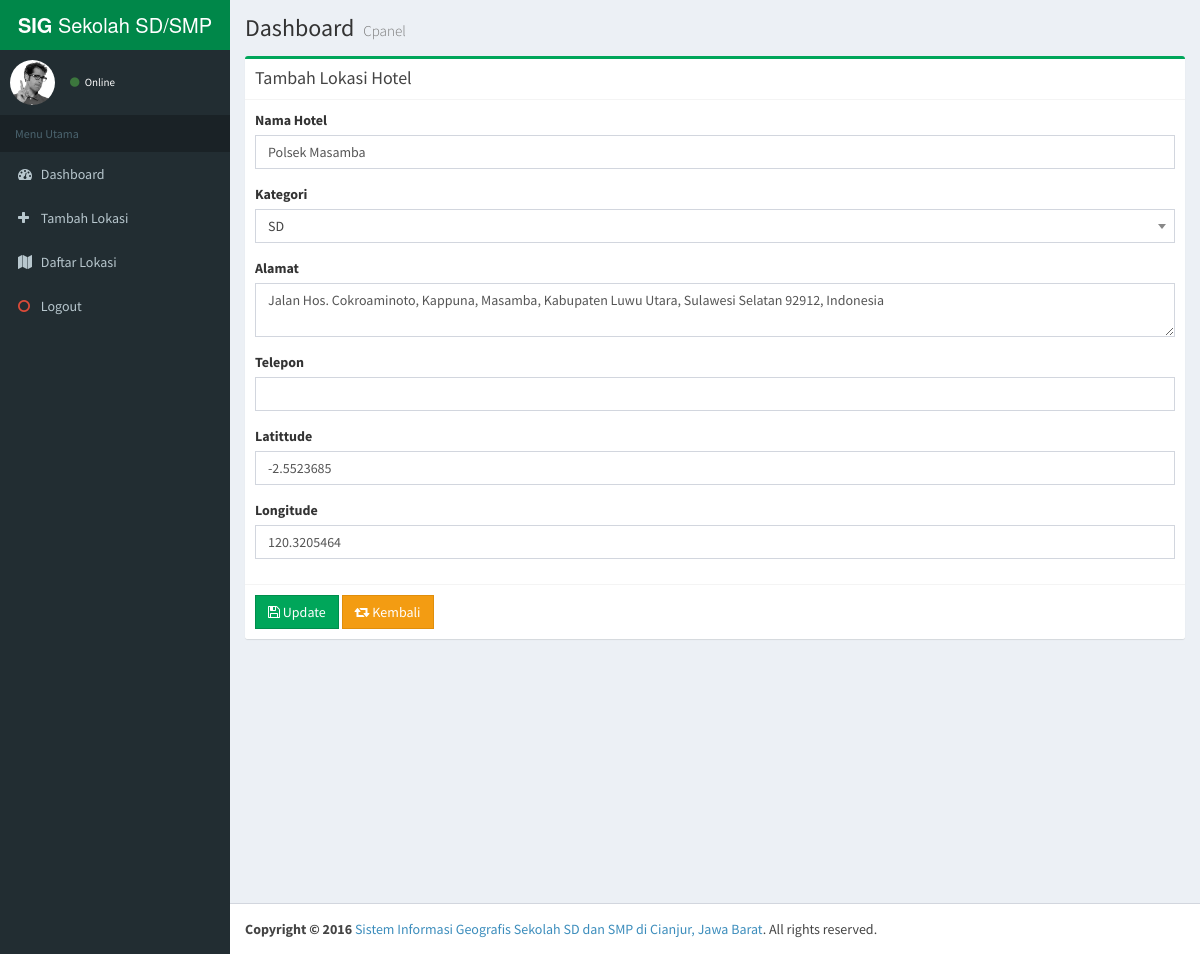
Page /dashboard/lokasi_edit/16 on the committed database.
### tables this page shows
CREATE TABLE `lokasi` (
  `id` int(11) NOT NULL,
  `kategori` int(11) NOT NULL,
  `nama` varchar(255) NOT NULL,
  `alamat` text,
  `kec` varchar(20) NOT NULL,
  `latittude` text NOT NULL,
  `longitude` text NOT NULL,
  `gambar` varchar(100) NOT NULL
);

### application/libraries/Template.php (called while the page is built)
<?php if ( ! defined('BASEPATH')) exit('No direct script access allowed');
class Template {
		var $template_data = array();
		function set($name, $value)
		{
			$this->template_data[$name] = $value;
		}
		function load($template = '', $view = '' , $view_data = array(), $return = FALSE)
		{
			$this->CI =& get_instance();
			$this->set('contents', $this->CI->load->view($view, $view_data, TRUE));
			return $this->CI->load->view($template, $this->template_data, $return);
		}
}

### application/controllers/Dashboard.php (called while the page is built, shortened)
<?php
class Dashboard extends CI_Controller {
	public function Lokasi_edit($id)
	{
		$data['k'] = $this->db->get('kategori');
		$data['l'] = $this->db->get_where('lokasi',array('id'=>$id))->row_array();
		$this->template->load('back-end/_template','back-end/_lokasi_edit',$data);
	}
}

### index.php (called while the page is built, shortened)
<?php
require_once BASEPATH.'core/CodeIgniter.php';

### application/views/back-end/_lokasi_edit.php (the view, shortened to what this page needs)
<div class="content-wrapper">
    <section class="content-header">
      <h1>
        Dashboard
        <small>Cpanel</small>
      </h1>
    </section>
    <section class="content">
      <div class="row">
        <div class="col-md-12">
          <div class="box box-success">
        <div class="box-header with-border">
          <h3 class="box-title">Tambah Lokasi Hotel</h3>
        </div>
        <?=form_open('dashboard/lokasi') ?>
          <div class="box-body">
            <div class="form-group">
              <label>Nama Hotel</label>
              <input name="nama" type="text" class="form-control" value="<?=$l['nama'] ?>">
            </div>
            <div class="form-group">
              <label>Kategori</label>
            </div>
            <div class="form-group">
              <label>Alamat</label>
              <textarea name="alamat" class="form-control"><?=$l['alamat'] ?></textarea>
            </div>
            <div class="form-group">
              <label>Telepon</label>
              <input name="telp" type="text" class="form-control" value="<?=$l['telp'] ?>">
            </div>
            <div class="form-group">
              <label>Latittude</label>
              <input name="lat" type="text" class="form-control" value="<?=$l['latittude'] ?>">
            </div>
            <div class="form-group">
              <label>Longitude</label>
              <input name="long" type="text" class="form-control" value="<?=$l['longitude'] ?>">
            </div>
          </div>
          <div class="box-footer">
            <button name="update" type="submit" class="btn btn-success btn-flat"><i class="fa fa-save"></i> Update</button>
            <a href="<?=base_url().'dashboard/lokasi' ?>" class="btn btn-warning btn-flat"><i class="fa fa-retweet"></i> Kembali</a>
          </div>
        </form>
      </div>
        </div>
      </div>
    </section>
</div>

### application/views/back-end/_template.php (style rules this page uses)
html, body { height: 100%; margin: 0; padding: 0; }

### rows in the picture
lokasi: nama "Polsek Masamba", alamat "Jalan Hos. Cokroaminoto, Kappuna, Masamba, Kabupaten Luwu Utara, Sulawesi Selatan 92912, Indonesia", lat "-2.5523685", long "120.3205464"
